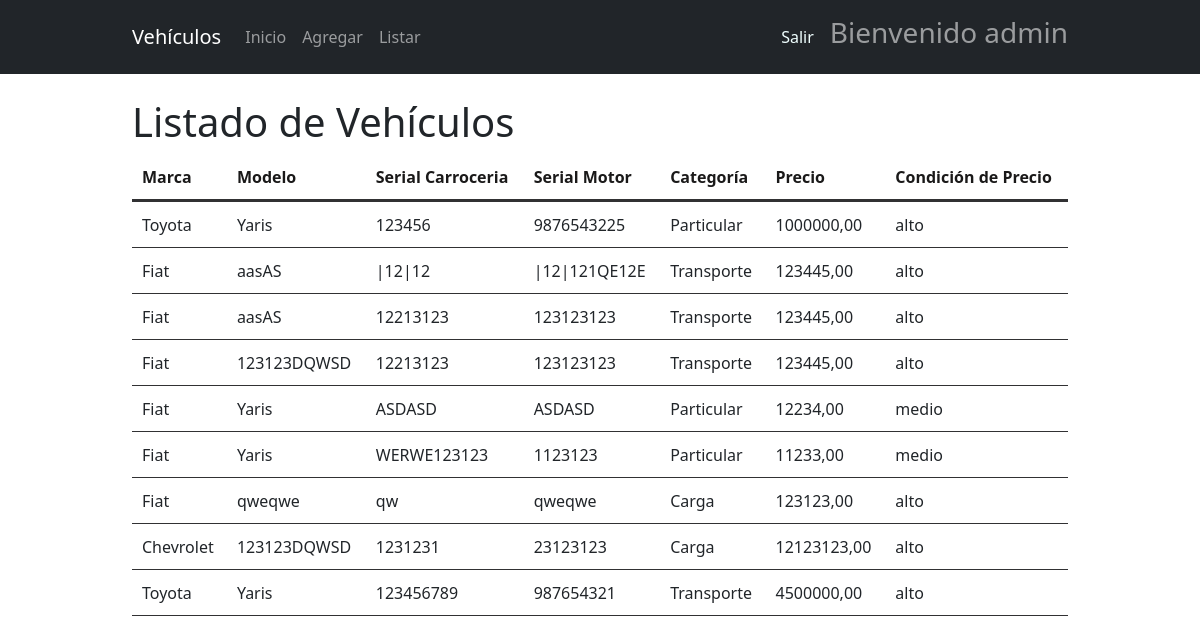
The page /vehiculo/list/ (signed in) on the database its author committed.
### vehiculo/models.py (models this page shows, shortened)
class Vehiculo(models.Model):
    MARCAS = [ ('Ford', 'Ford'), ('Fiat', 'Fiat'), ('Chevrolet', 'Chevrolet'),  ('Toyota', 'Toyota'), ]
    CATEGORIAS = [ ('Particular', 'Particular'), ('Transporte', 'Transporte'), ('Carga', 'Carga'), ]
    marca = models.CharField(max_length=20, choices=MARCAS, default='Ford')
    modelo = models.CharField(max_length=100)
    serial_carroceria = models.CharField(max_length=50)
    serial_motor = models.CharField(max_length=50)
    categoria = models.CharField(max_length=20, choices=CATEGORIAS, default='Particular')
    precio = models.DecimalField(max_digits=10, decimal_places=2)
    fecha_creacion = models.DateTimeField(auto_now_add=True)
    fecha_modificacion = models.DateTimeField(auto_now=True)

### vehiculo/views.py (the view)
# urls.py: path('list/', views.listar, name='listar'),
@login_required
@permission_required('vehiculo.view_vehiculo', raise_exception=True)
def listar(request):
    vehiculos = Vehiculo.objects.all()
    filtro = []
    for vehiculo in vehiculos:
        if vehiculo.precio < 10000:
            filtro.append('bajo')
        elif vehiculo.precio >= 10000 and vehiculo.precio < 30000:
            filtro.append('medio')
        elif vehiculo.precio >= 30000:
            filtro.append('alto')
        else:
            filtro.append('error')
    filtro_listo = zip(vehiculos, filtro)
    print(filtro)
    return render(request, 'vehiculo/listar.html', {'filtro_listo': filtro_listo})

### vehiculo/templates/vehiculo/listar.html (shortened to what this page needs)
{% extends 'base.html' %}
{% block content %}
<header>
    <h1 class="listado">Listado de Vehículos</h1>
</header>
<div>
    {% if filtro_listo %}
    <table>
        <thead>
            <tr>
                <th>Marca</th>
                <th>Modelo</th>
                <th>Serial Carroceria</th>
                <th>Serial Motor</th>
                <th>Categoría</th>
                <th>Precio</th>
                <th>Condición de Precio</th>
            </tr>
        </thead>
        <tbody>
                {% for vehiculo, categoria in filtro_listo %}
                    <tr>
                        <td>{{ vehiculo.marca }}</td>
                        <td>{{ vehiculo.modelo }}</td>
                        <td>{{ vehiculo.serial_carroceria }}</td>
                        <td>{{ vehiculo.serial_motor }}</td>
                        <td>{{ vehiculo.categoria }}</td>
                        <td>{{ vehiculo.precio }}</td>
                        <td>{{ categoria }}</td>
                    </tr>
                {% endfor %}
            {% else %}
                <p>No hay ofertas disponibles actualmente...</p>
    {% endif %}
        </tbody>
    </table>
</div>
{% endblock %}

### templates/base.html (shortened to what this page needs)
{%load static%}
<!DOCTYPE html>
<html lang="en">
  <head>
    <link
      href="https://cdn.jsdelivr.net/npm/bootstrap@5.3.3/dist/css/bootstrap.min.css"
      rel="stylesheet"
    />
    <link rel="stylesheet" href="{% static 'css/styles.css' %}" />
  </head>
  <body>
    <nav class="navbar navbar-expand-lg navbar-dark bg-dark">
      <div class="container">
        <a class="navbar-brand" href="{% url 'index' %}">Vehículos</a>
        <div class="collapse navbar-collapse" id="navbarNav">
          <ul class="navbar-nav ml-auto">
            <li class="nav-item">
              <a class="nav-link" href="{% url 'index' %}"
                >Inicio</a
              >
            </li>
            {% for group_for in request.user.groups.all %}
              {% if group_for.name == 'Editor' %}
              <li class="nav-item">
                <a class="nav-link" href="{% url 'vehiculo:add' %}">Agregar</a>
              </li>
              {% endif %}
            {% endfor %}
            <li class="nav-item">
              <a class="nav-link" href="{% url 'vehiculo:listar' %}">Listar</a>
            </li>
          </ul>
        </div>
        {% if user.is_authenticated %}
          <a href="{% url 'permisos:cerrar_session' %}" class="ancla" >Salir</a>
          <span class="navbar-text">
          <h3> Bienvenido  {{ user.username }}</h3>
          </span>
        {% else %}
          <a href="{% url 'login' %}" class="btn btn-outline-success">Iniciar sesión</a>
        {% endif %}
      </div>
    </nav>
    <div class="container mt-4">{% block content %}{% endblock %}</div>
  </body>
</html>

### static/css/styles.css (style rules this page uses)
.ancla { margin: 0px; padding: 0px; border: 0px; text-decoration: none; margin-right: 1rem; color: azure; }
header .listado { text-align: left; }
.container { width: 80%; margin-top: 0 auto; }
table { width: 100%; border-collapse: separate; border-spacing: 0 1px; }
table, th, td tr { border: none; }
th, td { padding: 10px; text-align: left; border-bottom: 1px solid #313133; }
th { text-align: left; color: #0f0e0ef3; border-bottom: 3px solid #313133; }

### rows shown on the page
Vehiculo: marca "Toyota", modelo "Yaris", serial_carroceria "123456", serial_motor "9876543225", categoria "Particular", precio "1000000,00", categoria "alto"
Vehiculo: marca "Fiat", modelo "aasAS", serial_carroceria "|12|12", serial_motor "|12|121QE12E", categoria "Transporte", precio "123445,00", categoria "alto"
Vehiculo: marca "Fiat", modelo "aasAS", serial_carroceria "12213123", serial_motor "123123123", categoria "Transporte", precio "123445,00", categoria "alto"
Vehiculo: marca "Fiat", modelo "123123DQWSD", serial_carroceria "12213123", serial_motor "123123123", categoria "Transporte", precio "123445,00", categoria "alto"
Vehiculo: marca "Fiat", modelo "Yaris", serial_carroceria "ASDASD", serial_motor "ASDASD", categoria "Particular", precio "12234,00", categoria "medio"
Vehiculo: marca "Fiat", modelo "Yaris", serial_carroceria "WERWE123123", serial_motor "1123123", categoria "Particular", precio "11233,00", categoria "medio"
Vehiculo: marca "Fiat", modelo "qweqwe", serial_carroceria "qw", serial_motor "qweqwe", categoria "Carga", precio "123123,00", categoria "alto"
Vehiculo: marca "Chevrolet", modelo "123123DQWSD", serial_carroceria "1231231", serial_motor "23123123", categoria "Carga", precio "12123123,00", categoria "alto"
Vehiculo: marca "Toyota", modelo "Yaris", serial_carroceria "123456789", serial_motor "987654321", categoria "Transporte", precio "4500000,00", categoria "alto"

### other values the page prints
{{ user.username }} "admin"
